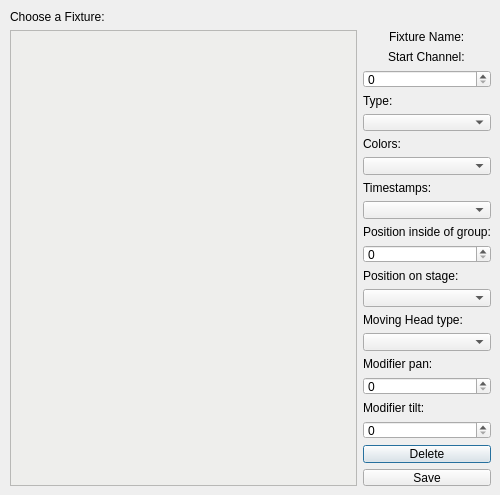
<?xml version="1.0" encoding="UTF-8"?>
<ui version="4.0">
 <class>EditFixtureDialog</class>
 <widget class="QDialog" name="EditFixtureDialog">
  <property name="geometry">
   <rect>
    <x>0</x>
    <y>0</y>
    <width>500</width>
    <height>495</height>
   </rect>
  </property>
  <property name="windowTitle">
   <string>Dialog</string>
  </property>
  <widget class="QWidget" name="layoutWidget">
   <property name="geometry">
    <rect>
     <x>10</x>
     <y>10</y>
     <width>481</width>
     <height>476</height>
    </rect>
   </property>
   <layout class="QGridLayout" name="gridLayout">
    <item row="0" column="0">
     <widget class="QLabel" name="fixture_choosing_label">
      <property name="text">
       <string>Choose a Fixture:</string>
      </property>
     </widget>
    </item>
    <item row="4" column="0">
     <widget class="QListWidget" name="fixture_selection">
      <property name="styleSheet">
       <string notr="true">background-color: rgb(238, 238, 236);</string>
      </property>
     </widget>
    </item>
    <item row="4" column="1">
     <layout class="QVBoxLayout" name="verticalLayout">
      <item>
       <spacer name="verticalSpacer">
        <property name="orientation">
         <enum>Qt::Vertical</enum>
        </property>
        <property name="sizeHint" stdset="0">
         <size>
          <width>20</width>
          <height>40</height>
         </size>
        </property>
       </spacer>
      </item>
      <item alignment="Qt::AlignHCenter|Qt::AlignBottom">
       <widget class="QLabel" name="l_fixture_name">
        <property name="sizePolicy">
         <sizepolicy hsizetype="Preferred" vsizetype="Preferred">
          <horstretch>0</horstretch>
          <verstretch>0</verstretch>
         </sizepolicy>
        </property>
        <property name="layoutDirection">
         <enum>Qt::LeftToRight</enum>
        </property>
        <property name="autoFillBackground">
         <bool>false</bool>
        </property>
        <property name="styleSheet">
         <string notr="true"/>
        </property>
        <property name="text">
         <string>Fixture Name:</string>
        </property>
       </widget>
      </item>
      <item alignment="Qt::AlignHCenter|Qt::AlignBottom">
       <widget class="QLabel" name="l_start_channel">
        <property name="sizePolicy">
         <sizepolicy hsizetype="Preferred" vsizetype="Preferred">
          <horstretch>0</horstretch>
          <verstretch>0</verstretch>
         </sizepolicy>
        </property>
        <property name="layoutDirection">
         <enum>Qt::LeftToRight</enum>
        </property>
        <property name="autoFillBackground">
         <bool>false</bool>
        </property>
        <property name="styleSheet">
         <string notr="true"/>
        </property>
        <property name="text">
         <string>Start Channel:</string>
        </property>
       </widget>
      </item>
      <item>
       <widget class="QSpinBox" name="sB_start_channel"/>
      </item>
      <item alignment="Qt::AlignBottom">
       <widget class="QLabel" name="l_type">
        <property name="sizePolicy">
         <sizepolicy hsizetype="Preferred" vsizetype="Preferred">
          <horstretch>0</horstretch>
          <verstretch>0</verstretch>
         </sizepolicy>
        </property>
        <property name="layoutDirection">
         <enum>Qt::LeftToRight</enum>
        </property>
        <property name="autoFillBackground">
         <bool>false</bool>
        </property>
        <property name="styleSheet">
         <string notr="true"/>
        </property>
        <property name="text">
         <string>Type:</string>
        </property>
       </widget>
      </item>
      <item>
       <widget class="QComboBox" name="cB_type"/>
      </item>
      <item alignment="Qt::AlignBottom">
       <widget class="QLabel" name="l_colors">
        <property name="sizePolicy">
         <sizepolicy hsizetype="Preferred" vsizetype="Preferred">
          <horstretch>0</horstretch>
          <verstretch>0</verstretch>
         </sizepolicy>
        </property>
        <property name="layoutDirection">
         <enum>Qt::LeftToRight</enum>
        </property>
        <property name="autoFillBackground">
         <bool>false</bool>
        </property>
        <property name="styleSheet">
         <string notr="true"/>
        </property>
        <property name="text">
         <string>Colors:</string>
        </property>
       </widget>
      </item>
      <item>
       <widget class="QComboBox" name="cB_colors"/>
      </item>
      <item alignment="Qt::AlignBottom">
       <widget class="QLabel" name="l_timestamps">
        <property name="sizePolicy">
         <sizepolicy hsizetype="Preferred" vsizetype="Preferred">
          <horstretch>0</horstretch>
          <verstretch>0</verstretch>
         </sizepolicy>
        </property>
        <property name="layoutDirection">
         <enum>Qt::LeftToRight</enum>
        </property>
        <property name="autoFillBackground">
         <bool>false</bool>
        </property>
        <property name="styleSheet">
         <string notr="true"/>
        </property>
        <property name="text">
         <string>Timestamps:</string>
        </property>
       </widget>
      </item>
      <item>
       <widget class="QComboBox" name="cB_timestamps"/>
      </item>
      <item alignment="Qt::AlignBottom">
       <widget class="QLabel" name="l_position_inside_group">
        <property name="sizePolicy">
         <sizepolicy hsizetype="Preferred" vsizetype="Preferred">
          <horstretch>0</horstretch>
          <verstretch>0</verstretch>
         </sizepolicy>
        </property>
        <property name="layoutDirection">
         <enum>Qt::LeftToRight</enum>
        </property>
        <property name="autoFillBackground">
         <bool>false</bool>
        </property>
        <property name="styleSheet">
         <string notr="true"/>
        </property>
        <property name="text">
         <string>Position inside of group:</string>
        </property>
       </widget>
      </item>
      <item>
       <widget class="QSpinBox" name="sB_position_inside_group"/>
      </item>
      <item alignment="Qt::AlignBottom">
       <widget class="QLabel" name="l_moving_head_position">
        <property name="sizePolicy">
         <sizepolicy hsizetype="Preferred" vsizetype="Preferred">
          <horstretch>0</horstretch>
          <verstretch>0</verstretch>
         </sizepolicy>
        </property>
        <property name="layoutDirection">
         <enum>Qt::LeftToRight</enum>
        </property>
        <property name="autoFillBackground">
         <bool>false</bool>
        </property>
        <property name="styleSheet">
         <string notr="true"/>
        </property>
        <property name="text">
         <string>Position on stage:</string>
        </property>
       </widget>
      </item>
      <item>
       <widget class="QComboBox" name="cB_moving_head_position"/>
      </item>
      <item alignment="Qt::AlignBottom">
       <widget class="QLabel" name="l_moving_head_type">
        <property name="sizePolicy">
         <sizepolicy hsizetype="Preferred" vsizetype="Preferred">
          <horstretch>0</horstretch>
          <verstretch>0</verstretch>
         </sizepolicy>
        </property>
        <property name="layoutDirection">
         <enum>Qt::LeftToRight</enum>
        </property>
        <property name="autoFillBackground">
         <bool>false</bool>
        </property>
        <property name="styleSheet">
         <string notr="true"/>
        </property>
        <property name="text">
         <string>Moving Head type:</string>
        </property>
       </widget>
      </item>
      <item>
       <widget class="QComboBox" name="cB_moving_head_type"/>
      </item>
      <item alignment="Qt::AlignBottom">
       <widget class="QLabel" name="l_modifier_pan">
        <property name="sizePolicy">
         <sizepolicy hsizetype="Preferred" vsizetype="Preferred">
          <horstretch>0</horstretch>
          <verstretch>0</verstretch>
         </sizepolicy>
        </property>
        <property name="layoutDirection">
         <enum>Qt::LeftToRight</enum>
        </property>
        <property name="autoFillBackground">
         <bool>false</bool>
        </property>
        <property name="styleSheet">
         <string notr="true"/>
        </property>
        <property name="text">
         <string>Modifier pan:</string>
        </property>
       </widget>
      </item>
      <item>
       <widget class="QSpinBox" name="sB_modifier_pan"/>
      </item>
      <item alignment="Qt::AlignBottom">
       <widget class="QLabel" name="l_modifier_tilt">
        <property name="sizePolicy">
         <sizepolicy hsizetype="Preferred" vsizetype="Preferred">
          <horstretch>0</horstretch>
          <verstretch>0</verstretch>
         </sizepolicy>
        </property>
        <property name="layoutDirection">
         <enum>Qt::LeftToRight</enum>
        </property>
        <property name="autoFillBackground">
         <bool>false</bool>
        </property>
        <property name="styleSheet">
         <string notr="true"/>
        </property>
        <property name="text">
         <string>Modifier tilt:</string>
        </property>
       </widget>
      </item>
      <item>
       <widget class="QSpinBox" name="sB_modifier_tilt"/>
      </item>
      <item>
       <widget class="QPushButton" name="pB_delete_fixture">
        <property name="text">
         <string>Delete</string>
        </property>
       </widget>
      </item>
      <item>
       <widget class="QPushButton" name="add_fixture_dialog">
        <property name="text">
         <string>Save</string>
        </property>
       </widget>
      </item>
     </layout>
    </item>
   </layout>
  </widget>
 </widget>
 <resources/>
 <connections/>
</ui>
